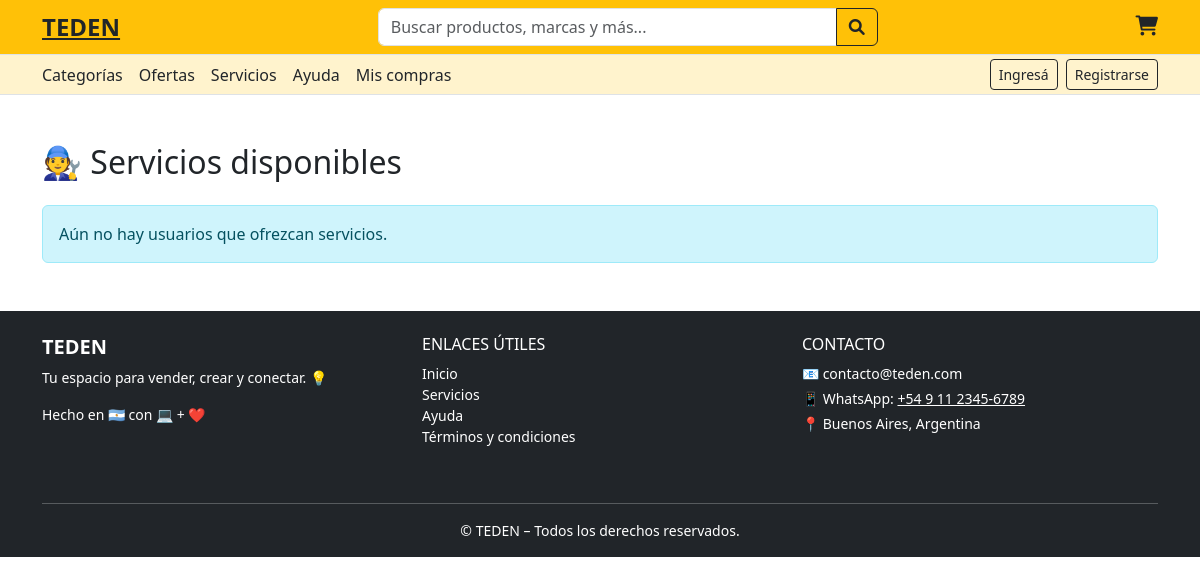
/turnos/disponibles/, run on an earlier commit of the app's database.
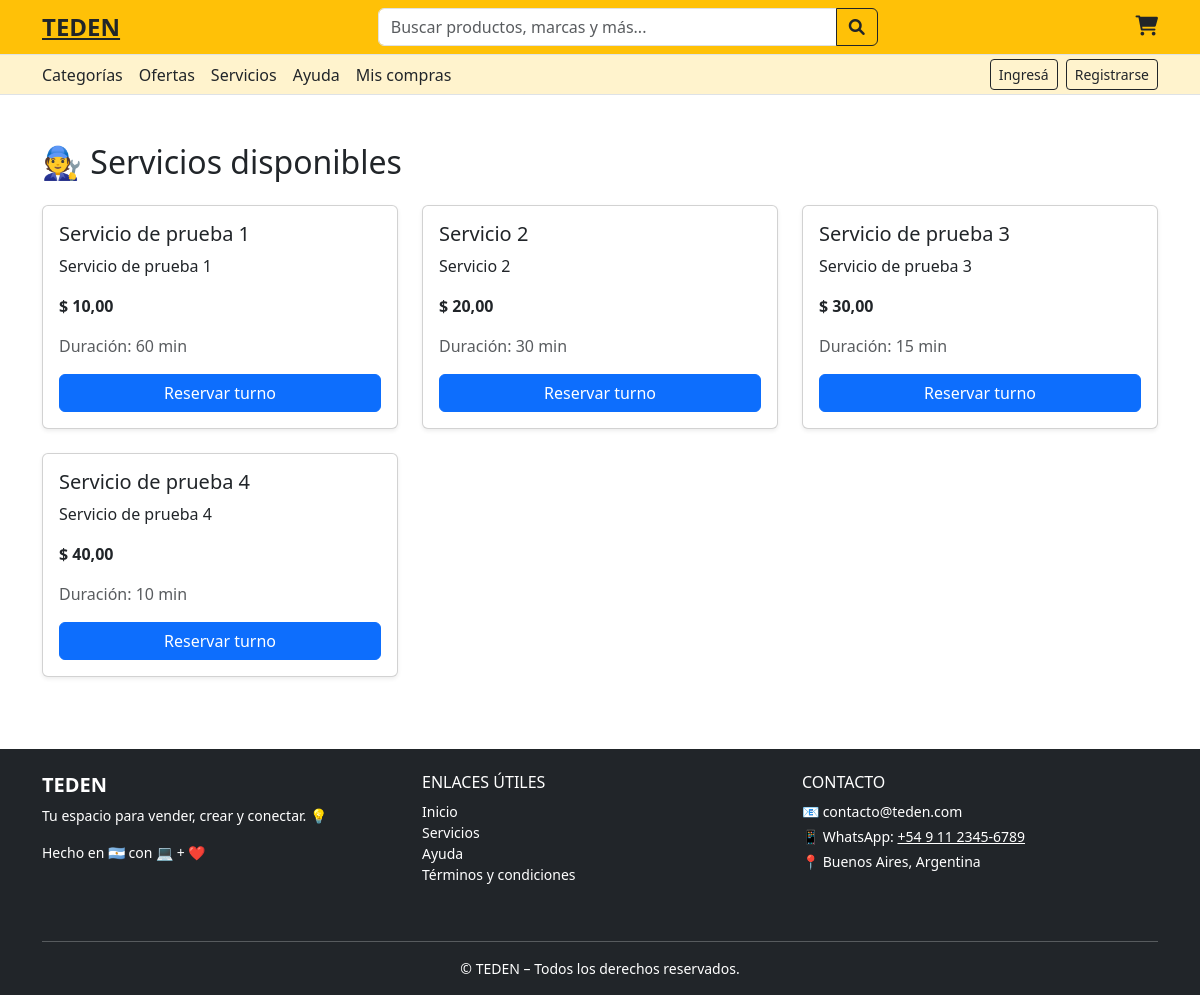
And on a later commit of the database.
### appointments/models.py (models this page shows, shortened)
class Service(models.Model):
    vendor = models.ForeignKey(User, on_delete=models.CASCADE, related_name='services')
    title = models.CharField(max_length=100)
    description = models.TextField()
    duration_minutes = models.PositiveIntegerField(default=60)
    price = models.DecimalField(max_digits=10, decimal_places=2)
    is_active = models.BooleanField(default=True)

### appointments/views.py (the view)
# urls.py: path('disponibles/', views.ver_servicios, name='ver_servicios'),
def ver_servicios(request):
    services = Service.objects.filter(
        is_active=True,
        vendor__ofrece_servicios=True
    ).select_related('vendor')
    return render(request, 'appointments/ver_servicios.html', {
        'services': services
    })

### appointments/templates/appointments/ver_servicios.html (shortened to what this page needs)
{% include "partials/header.html" %}
{% include "partials/register_modal.html" %}
{% load widget_tweaks %}
{% block content %}
<main>
<div class="container mt-5">
  <h2 class="mb-4">🧑‍🔧 Servicios disponibles</h2>
  {% if services %}
    <div class="row">
      {% for service in services %}
        <div class="col-md-4 mb-4">
          <div class="card h-100 shadow-sm">
            <div class="card-body">
              <h5 class="card-title">{{ service.title }}</h5>
              <p class="card-text">{{ service.description|truncatewords:20 }}</p>
              <p class="fw-bold">$ {{ service.price }}</p>
              <p class="text-muted">Duración: {{ service.duration_minutes }} min</p>
              <a href="{% url 'select_appointment' service.id %}" class="btn btn-primary w-100">
                Reservar turno
              </a>
            </div>
          </div>
        </div>
      {% endfor %}
    </div>
  {% else %}
    <div class="alert alert-info">
      Aún no hay usuarios que ofrezcan servicios.
    </div>
  {% endif %}
</div>
</main>
{% endblock %}
{% include "partials/footer.html" %}

What changed in the data, as far as the page shows it:
added Service: title "Servicio de prueba 1", description "Servicio de prueba 1", price "10,00", duration_minutes "60"
added Service: title "Servicio 2", description "Servicio 2", price "20,00", duration_minutes "30"
added Service: title "Servicio de prueba 3", description "Servicio de prueba 3", price "30,00", duration_minutes "15"
added Service: title "Servicio de prueba 4", description "Servicio de prueba 4", price "40,00", duration_minutes "10"
Also different on the page:
text no longer shown: "Aún no hay usuarios que ofrezcan servicios."
